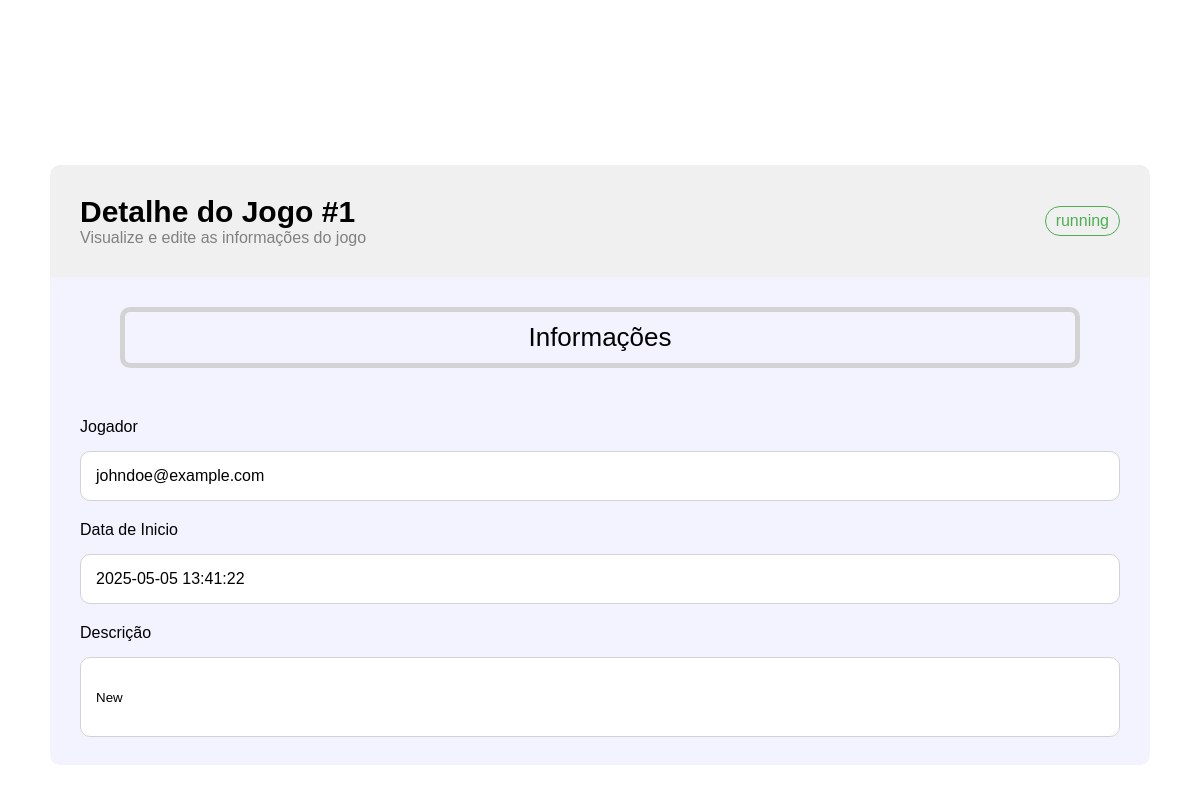
Before: /Pisid_site/editar.php?id=1 with the older database file.
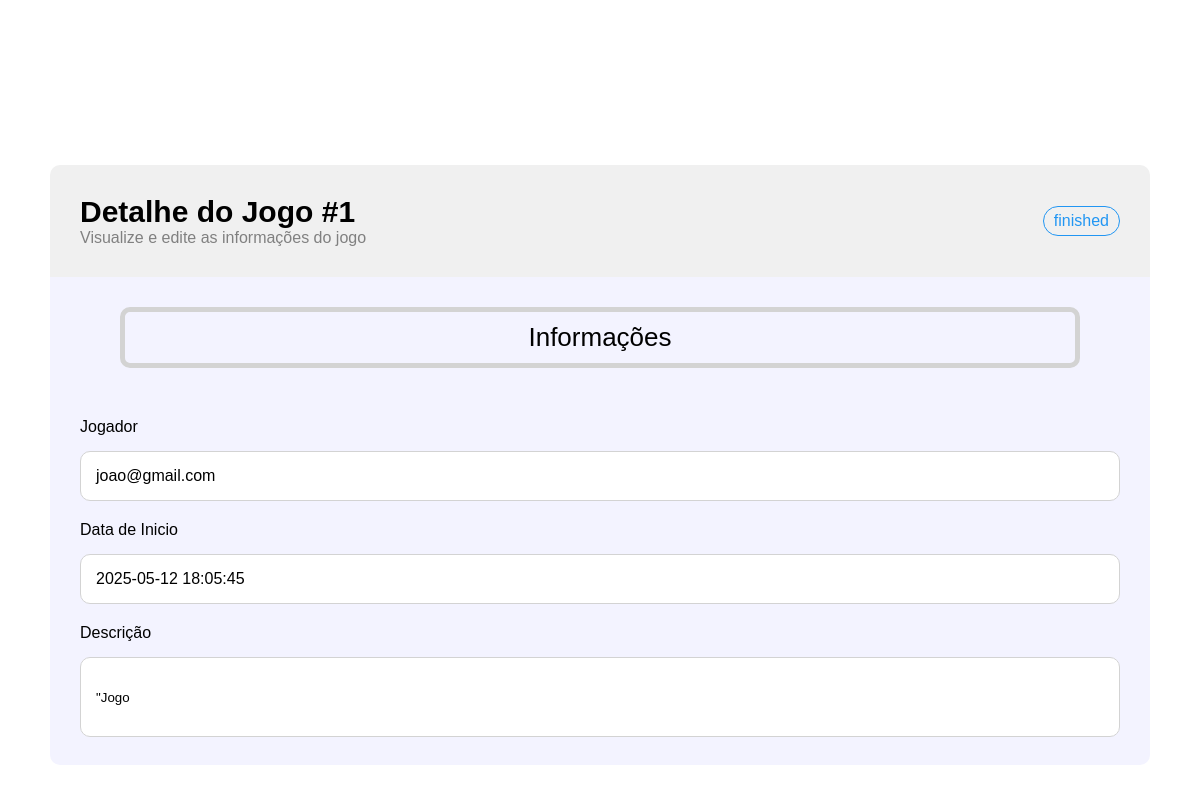
After: the same page with the newer database file.
### tables this page shows
CREATE TABLE `jogo` (
  `IDJogo` int(11) NOT NULL,
  `Descricao` text NOT NULL,
  `jogador` varchar(50) NOT NULL,
  `DataHorainicio` timestamp NOT NULL DEFAULT current_timestamp() ON UPDATE current_timestamp(),
  `Estado` enum('pending','running','finished') NOT NULL DEFAULT 'pending',
  `Score` double NOT NULL DEFAULT -1,
  `spamTol` int(11) NOT NULL
);

### Pisid_site/editar.php (the view, shortened to what this page needs)
<?php
include 'db.php';
$idJogo = intval($_GET['id']);
$sql = "SELECT * FROM jogo WHERE IDJogo = ?";
$stmt = $connPisid->prepare($sql);
$stmt->bind_param("i", $idJogo);
$stmt->execute();
$result = $stmt->get_result();
$jogo = $result->fetch_assoc();
?>
<!DOCTYPE html>
<html lang="en">
  <head>
    <link
      href="https://unpkg.com/boxicons@2.1.4/css/boxicons.min.css"
      rel="stylesheet"
    />
    <link rel="stylesheet" href="style.css" />
  </head>
  <body id="dashboard" style="overflow: hidden;">
    <div class="dashboard-container" style="height:100vh">
            <div class="dashboard-header">
                <div class="dashboard-username"><h1>Utilizador:<?php echo $_SESSION['db_nome']; ?></h1></div>
            <div class="dashboard-search">
                <input placeholder="Pesquisar jogo"/>
            </div>
            <div class="dashboard-logout">
    <a href="logout.php" title="Terminar sessão" style="text-decoration: none; color: inherit;">
        <button type="button" style="background: none; border: none; cursor: pointer;">
            <i class='bx bxs-door-open' style="font-size: 24px;"></i>
        </button>
    </a>
</div>
        </div>
        <div class="form-container">
            <form  class="form" action="editarJogoHandler.php" method="post">
                    <div  class="form-title">
                        <div>
                            <div class="form-gameid">Detalhe do Jogo #<?php echo htmlspecialchars($jogo['IDJogo']); ?></div>
                            <div class="form-viewinfo">Visualize e edite as informações do jogo</div>
                        </div>
                        <div class="form-estado">
                            <div class="estado-<?php echo htmlspecialchars($jogo['Estado']); ?>"><?php echo htmlspecialchars($jogo['Estado']); ?></div>
                        </div>
                    </div>
                    <div class="form-info">
                        <div class="form-infos">Informações</div>
                        <div>
                            <div class="form-label">Jogador</div>
                            <div class="form-values"><?php echo htmlspecialchars($jogo['jogador']); ?></div>
                        </div>
                        <div>
                            <div class="form-label">Data de Inicio</div>
                            <div class="form-values"><?php echo htmlspecialchars($jogo['DataHorainicio']); ?></div>
                        </div>
                        <div>
                            <div class="form-label"> Descrição</div>
                            <input type="textarea" class="form-description" name="descricao" value=<?php echo htmlspecialchars($jogo['Descricao']); ?> />
                        </div>
                    </div>
            </form>
            </div>
    </div>
  </body>
</html>

### Pisid_site/style.css (style rules this page uses)
* { margin: 0; padding: 0; box-sizing: border-box; font-family: "Poppins", sans-serif; }
#dashboard { position: relative; min-height: 100vh; background-image: url("./Public/1049857.jpg"); background-repeat: no-repeat; background-size: cover; backdrop-filter: blur(10px); }
.dashboard-header { display: flex; justify-content: space-between; padding: 20px 30px; align-items: center; backdrop-filter: blur(20px); }
.dashboard-username { font-size: 14px; width: 33%; color: white; }
.dashboard-search { display: flex; justify-content: center; width: 33%; }
.dashboard-search input { width: 100%; height: 35px; border: 1px solid white; color: white; border-radius: 20px; padding: 0 20px; background-color: transparent; }
.dashboard-search input::placeholder { color: white; }
.dashboard-logout { display: flex; justify-content: flex-end; width: 33%; }
.dashboard-logout button { border: none; padding: 10px; background-color: transparent; }
.dashboard-logout button i { cursor: pointer; color: white; font-size: 30px; background-color: transparent; }
.estado-finished { border: 1px solid #2196f3; color: #2196f3; padding: 5px 10px; border-radius: 20px; width: fit-content; }
.form-container { margin-top: 10vh; height: 75vh; }
.form { border-radius: 10px; margin-left: 50px; margin-right: 50px; height: 100%; overflow: hidden; }
.form-title { background-color: rgb(240, 240, 240); padding: 30px 30px; display: flex; justify-content: space-between; }
.form-gameid { font-size: 30px; font-weight: 600; }
.form-viewinfo { color: gray; }
.form-estado { display: flex; align-items: center; }
.form-info { background-color: rgb(243, 243, 255); padding: 30px; }
.form-infos { margin: 0px 40px; text-align: center; font-size: 26px; border: 5px solid lightgray; padding: 10px; border-radius: 10px; margin-bottom: 50px; }
.form-label { font-size: 16px; margin-top: 20px; }
.form-values { border: 1px solid lightgray; background-color: white; padding: 15px; border-radius: 10px; margin-top: 15px; }
.form-description { border: 1px solid lightgray; background-color: white; padding: 15px; border-radius: 10px; margin-top: 15px; width: 100%; height: 80px; }
.estado-running { border: 1px solid #4caf50; color: #4caf50; padding: 5px 10px; border-radius: 20px; width: fit-content; }

Changed rows visible on the page:
changed jogo id 1: Estado "running" → "finished"; jogador "johndoe@example.com" → "joao@gmail.com"; DataHorainicio "2025-05-05 13:41:22" → "2025-05-12 18:05:45"
Other visible differences:
form field descricao: "New" → "\"Jogo"
